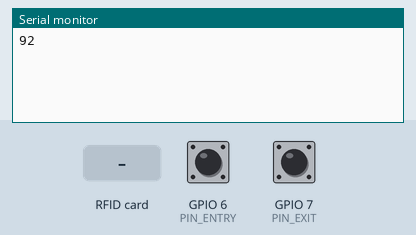
Bench run of a sketch on a simulated ESP32-S3. On the bench: the last lines printed to the serial monitor. Inputs (shaded band) come from the test bench; at power-on: GPIO 6 (PIN_ENTRY) HIGH, GPIO 7 (PIN_EXIT) HIGH.

Above: at 1.2 s.
1.3 s: RFID card 5E 7A 19 C4 held to the reader
At 2.1 s:
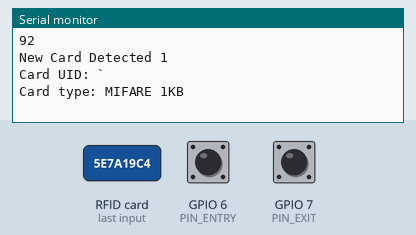
2.8 s: RFID card 5E 7A 19 C4 held to the reader
At 3.9 s:
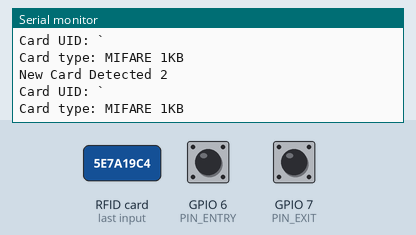
4.3 s: RFID card 5E 7A 19 C4 held to the reader
At 5.5 s:
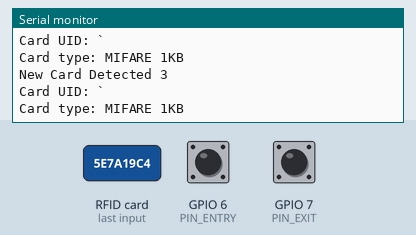

Measured:
- after the input at 1.3 s, the serial monitor: prints a new line at once (image 1)
- after the input at 2.8 s, the serial monitor: prints a new line at once (image 2)
- after the input at 4.3 s, the serial monitor: prints a new line at once (image 3)

The sketch:

BusIRandRFIDSystem.ino
```cpp
// program controlling the IR sensors and RFID sensor
#include <Arduino.h>
#include <SPI.h>
#include <MFRC522.h>


#define PIN_RST 42
#define PIN_SS 41
#define PIN_SCK 40
#define PIN_MOSI 39
#define PIN_MISO 38

#define PIN_ENTRY 6
#define PIN_EXIT 7

MFRC522 rfid(PIN_SS, PIN_RST);
int cardCount = 0;

void setup() {
  Serial.begin(115200);

  pinMode(PIN_ENTRY, INPUT);
  pinMode(PIN_EXIT, INPUT);
  xTaskCreatePinnedToCore(entryIR, "entryIR", 2000, NULL, 1, NULL, 1);
  xTaskCreatePinnedToCore(exitIR, "exitIR", 2000, NULL, 1, NULL, 1);

  SPI.begin(PIN_SCK, PIN_MISO, PIN_MOSI, PIN_SS);
  rfid.PCD_Init();
  byte v = rfid.PCD_ReadRegister(rfid.VersionReg);
  Serial.println(v, HEX);
}

bool wait1 = false;
bool wait2 = false;
int people = 0;

void entryIR(void *pvParameters) {
  for(;;) {
    while(digitalRead(PIN_ENTRY) == LOW) {
      wait1 = true;
    }
    if(wait1) {
      Serial.println(++people);
    }
  wait1 = false;
  }
}

void exitIR(void *pvParameters) {
  for(;;) {
    while(digitalRead(PIN_EXIT) == LOW) {
      wait2 = true;
    }
    if((wait2) && (people > 0)) {
      Serial.println(--people);
    }
  wait2 = false;
  }
}

void loop() {
  if(!rfid.PICC_IsNewCardPresent()) {
    return;
  }
  if(!rfid.PICC_ReadCardSerial()) {
    return;
  }

  Serial.printf("\nNew Card Detected %d", ++cardCount);
  Serial.printf("\nCard UID: %s", uidToString(&rfid.uid));

  MFRC522::PICC_Type type = rfid.PICC_GetType(rfid.uid.sak);
  Serial.printf("\nCard type: %s", rfid.PICC_GetTypeName(type));
  Serial.println();
  rfid.PICC_HaltA();
  rfid.PCD_StopCrypto1();
}

String uidToString(MFRC522::Uid *uid) {
  String content = "";
  for (byte i = 0; i < uid->size; i++) {
    if (uid->uidByte[i] < 0x10) content += "0";
    content += String(uid->uidByte[i], HEX);
  }
  content.toUpperCase();
  return content;
}
```
